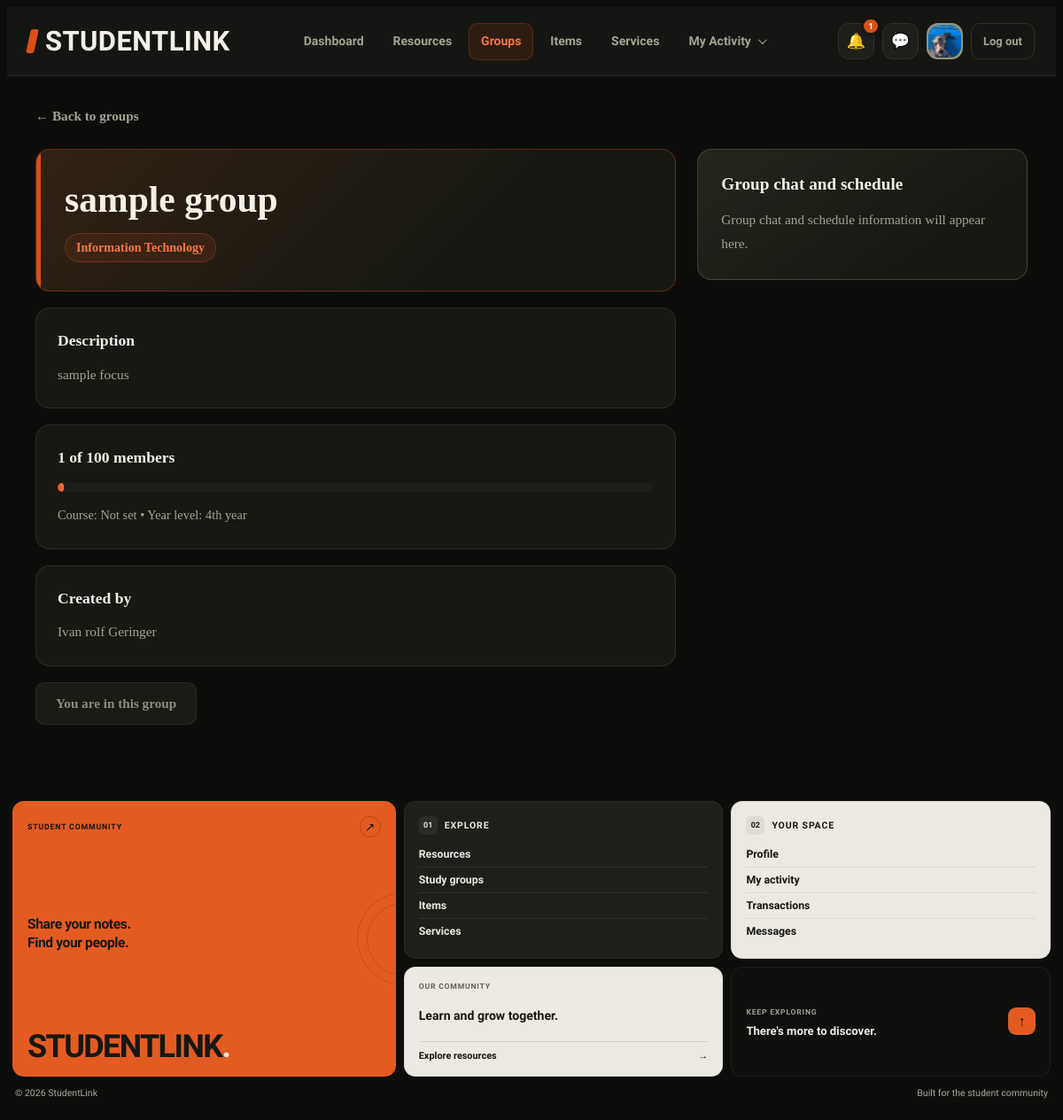
The app's page /group-view.php?id=2 (signed in), older data.
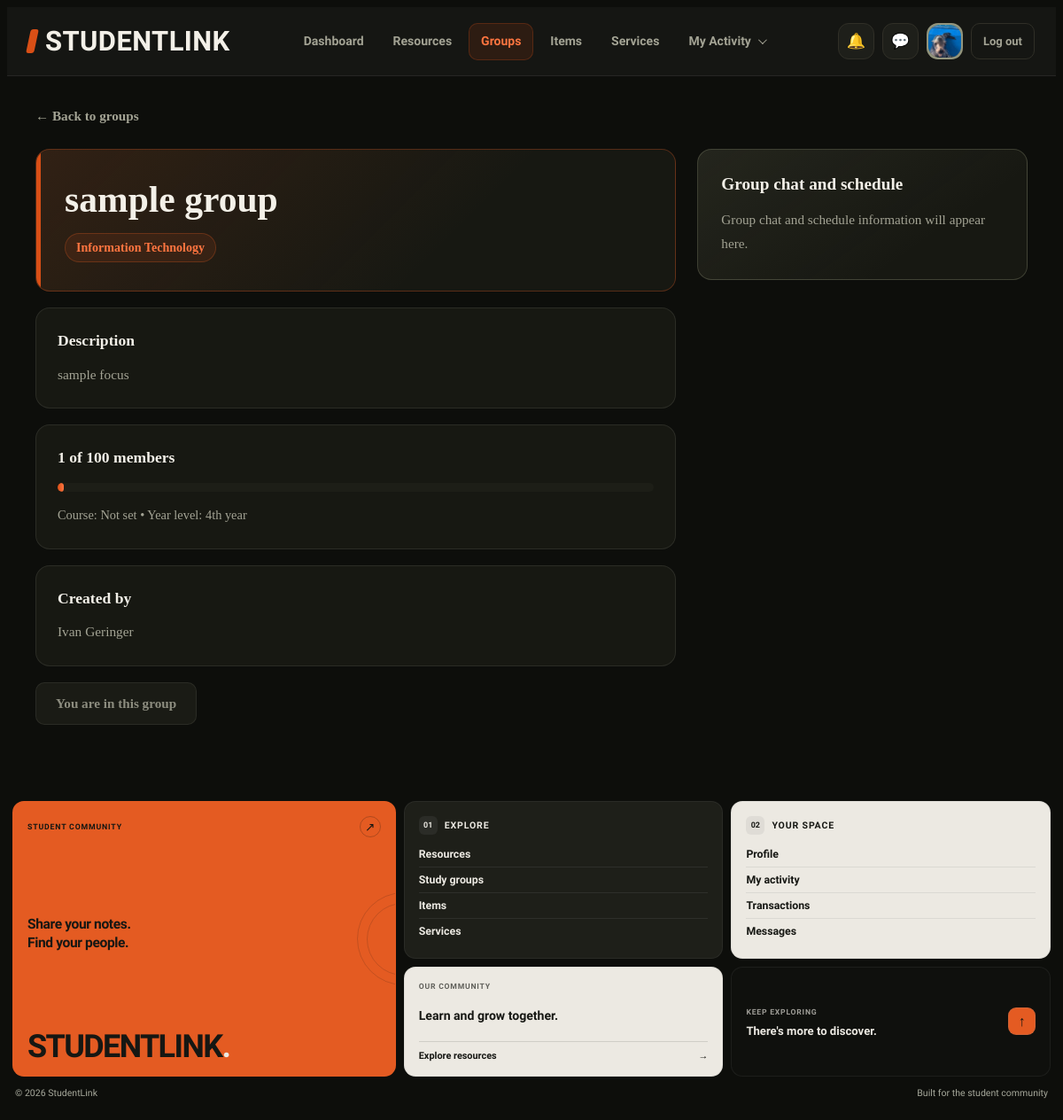
The same page, newer data.
### tables this page shows
CREATE TABLE `study_groups` (
  `id` int(10) UNSIGNED NOT NULL,
  `creator_id` int(10) UNSIGNED NOT NULL,
  `subject_id` int(10) UNSIGNED NOT NULL,
  `name` varchar(120) NOT NULL,
  `description` text DEFAULT NULL,
  `course` varchar(50) DEFAULT NULL,
  `year_level` varchar(20) DEFAULT NULL,
  `max_members` tinyint(3) UNSIGNED NOT NULL DEFAULT 10,
  `status` enum('Active','Removed') NOT NULL DEFAULT 'Active',
  `created_at` timestamp NOT NULL DEFAULT current_timestamp()
);

CREATE TABLE `users` (
  `id` int(10) UNSIGNED NOT NULL,
  `full_name` varchar(100) NOT NULL,
  `email` varchar(150) NOT NULL,
  `password_hash` varchar(255) DEFAULT NULL,
  `google_id` varchar(64) DEFAULT NULL,
  `course` varchar(50) DEFAULT NULL,
  `year_level` varchar(20) DEFAULT NULL,
  `about` text DEFAULT NULL,
  `skills` varchar(255) DEFAULT NULL,
  `photo_path` varchar(255) DEFAULT NULL,
  `role` enum('student','admin') NOT NULL DEFAULT 'student',
  `status` enum('Active','Suspended') NOT NULL DEFAULT 'Active',
  `created_at` timestamp NOT NULL DEFAULT current_timestamp()
);

CREATE TABLE `subjects` (
  `id` int(10) UNSIGNED NOT NULL,
  `name` varchar(80) NOT NULL
);

### includes/functions.php (called while the page is built, shortened)
<?php
function e($v) {
    return htmlspecialchars((string) $v, ENT_QUOTES, 'UTF-8');
}

### group-view.php (the view, shortened to what the changed rows need)
<?php
require_once __DIR__ . '/db_connect.php';
require_once __DIR__ . '/includes/functions.php';
$userId = (int) $_SESSION['user_id'];
$id = (int) ($_GET['id'] ?? 0);
$sql = "SELECT
            g.id,
            g.name,
            g.description,
            g.course,
            g.year_level,
            g.max_members,
            s.name AS subject,
            u.full_name AS created_by,
            (SELECT COUNT(*) FROM group_members WHERE group_id = g.id) AS members,
            (SELECT COUNT(*) FROM group_members WHERE group_id = g.id AND user_id = ?) AS is_member
        FROM study_groups g
        JOIN subjects s ON s.id = g.subject_id
        JOIN users u ON u.id = g.creator_id
        WHERE g.id = ?
        AND g.status = 'Active'";
$stmt = $conn->prepare($sql);
$stmt->bind_param('ii', $userId, $id);
$stmt->execute();
$g = $stmt->get_result()->fetch_assoc();
$members = (int) $g['members'];
$maximum = max(1, (int) $g['max_members']);
$percentage = min(100, round($members / $maximum * 100));
$active = 'groups';
$css = ['group-view'];
require_once __DIR__ . '/includes/header.php';
?>
<main class="wrap">
    <section class="detail" aria-label="Study group details">
        <article class="stack">
            <header class="info lead">
                <h1><?= e($g['name']) ?></h1>
                <p><?= e($g['subject']) ?></p>
            </header>
            <section class="info">
                <h2>Description</h2>
                <p><?= e($g['description'] ?: 'No description yet.') ?></p>
            </section>
            <section class="info">
                <h2><?= $members ?> of <?= $maximum ?> members</h2>
                <div
                    class="meter"
                    role="progressbar"
                    aria-label="Group capacity"
                    aria-valuemin="0"
                    aria-valuemax="<?= $maximum ?>"
                    aria-valuenow="<?= min($members, $maximum) ?>"
                >
                    <i style="width: <?= $percentage ?>%"></i>
                </div>
                <p style="margin-top: 8px;">
                    Course: <?= e($g['course'] ?: 'Not set') ?>
                    &bull;
                    Year level: <?= e($g['year_level'] ?: 'Not set') ?>
                </p>
            </section>
            <section class="info">
                <h2>Created by</h2>
                <p><?= e($g['created_by']) ?></p>
            </section>
        </article>
        <aside class="panel" aria-label="Group chat and schedule">
            <div>
                <h2>Group chat and schedule</h2>
            </div>
        </aside>
    </section>
</main>
<?php require_once __DIR__ . '/includes/footer.php'; ?>

### includes/header.php (shortened to what the changed rows need)
<?php
require_once __DIR__ . '/functions.php';
require_once __DIR__ . '/../db_connect.php';
$css = $css ?? [];
$active = $active ?? '';
$bare = $bare ?? false;
$unreadNotificationCount = 0;
if (!empty($_SESSION['user_id'])) {
    $headerUserId = (int) $_SESSION['user_id'];
    $notificationStmt = $conn->prepare("
        SELECT COUNT(*) AS unread_count
        FROM notifications
        WHERE user_id = ?
        AND is_read = 0
    ");
    if ($notificationStmt) {
        $notificationStmt->bind_param('i', $headerUserId);
        $notificationStmt->execute();
        $notificationResult = $notificationStmt->get_result();
        $notificationRow = $notificationResult->fetch_assoc();
        $unreadNotificationCount = (int) (
            $notificationRow['unread_count'] ?? 0
        );
    }
}
?>
<!DOCTYPE html>
<html lang="en">
<head>
    <?php foreach ($css as $stylesheet): ?>
        <link
            rel="stylesheet"
            href="css/<?= e($stylesheet) ?>.css"
        >
    <?php endforeach; ?>
</head>
<body>
<?php if (!$bare): ?>
<nav class="nav" aria-label="Main navigation">
    <div class="nav-tools">
        <a
            class="icon-btn notification-link"
            href="notifications.php"
            aria-label="<?= $unreadNotificationCount > 0
                ? 'Notifications, ' . $unreadNotificationCount . ' unread'
                : 'Notifications' ?>"
            title="Notifications"
            <?= $active === 'notifications' ? 'aria-current="page"' : '' ?>
        >
            &#128276;
            <?php if ($unreadNotificationCount > 0): ?>
                <span class="notification-badge">
                    <?= $unreadNotificationCount > 99
                        ? '99+'
                        : $unreadNotificationCount ?>
                </span>
            <?php endif; ?>
        </a>
    </div>
</nav>
<?php endif; ?>
</body>
</html>

Row changes from the older to the newer data that the page shows:
changed through a linked row, study_groups "sample group": creator.full_name "Ivan rolf Geringer" → "Ivan Geringer"
Text that changed along with them:
$unreadNotificationCount: "1" → (not shown)
